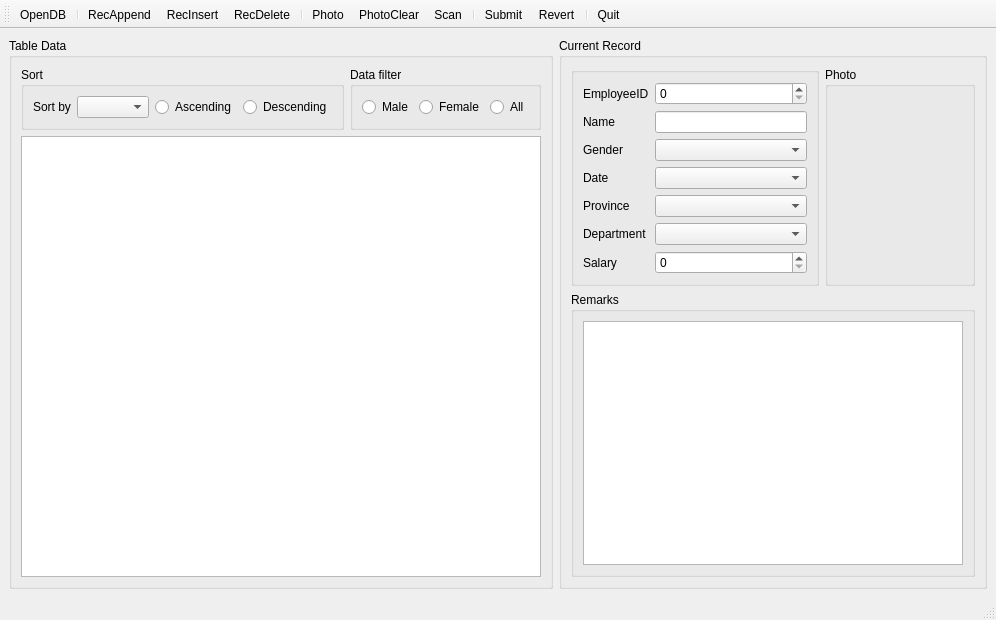
<?xml version="1.0" encoding="UTF-8"?>
<ui version="4.0">
 <class>MainWindow</class>
 <widget class="QMainWindow" name="MainWindow">
  <property name="geometry">
   <rect>
    <x>0</x>
    <y>0</y>
    <width>996</width>
    <height>620</height>
   </rect>
  </property>
  <property name="windowTitle">
   <string>MainWindow</string>
  </property>
  <widget class="QWidget" name="centralwidget">
   <layout class="QHBoxLayout" name="horizontalLayout_3">
    <item>
     <widget class="QGroupBox" name="groupBox">
      <property name="title">
       <string>Table Data</string>
      </property>
      <layout class="QGridLayout" name="gridLayout">
       <item row="0" column="0">
        <widget class="QGroupBox" name="groupBox_3">
         <property name="title">
          <string>Sort</string>
         </property>
         <layout class="QHBoxLayout" name="horizontalLayout">
          <item>
           <widget class="QLabel" name="labelSortField">
            <property name="text">
             <string>Sort by</string>
            </property>
           </widget>
          </item>
          <item>
           <widget class="QComboBox" name="comboBoxSortField"/>
          </item>
          <item>
           <widget class="QRadioButton" name="radioButtonASC">
            <property name="text">
             <string>Ascending</string>
            </property>
           </widget>
          </item>
          <item>
           <widget class="QRadioButton" name="radioButtonDESC">
            <property name="text">
             <string>Descending</string>
            </property>
           </widget>
          </item>
         </layout>
        </widget>
       </item>
       <item row="0" column="1">
        <widget class="QGroupBox" name="groupBox_4">
         <property name="title">
          <string>Data filter</string>
         </property>
         <layout class="QHBoxLayout" name="horizontalLayout_2">
          <item>
           <widget class="QRadioButton" name="radioButtonGenderMale">
            <property name="text">
             <string>Male</string>
            </property>
           </widget>
          </item>
          <item>
           <widget class="QRadioButton" name="radioButtonGenderFemale">
            <property name="text">
             <string>Female</string>
            </property>
           </widget>
          </item>
          <item>
           <widget class="QRadioButton" name="radioButtonGenderAll">
            <property name="text">
             <string>All</string>
            </property>
           </widget>
          </item>
         </layout>
        </widget>
       </item>
       <item row="1" column="0" colspan="2">
        <widget class="QTableView" name="tableView"/>
       </item>
      </layout>
     </widget>
    </item>
    <item>
     <widget class="QGroupBox" name="groupBox_2">
      <property name="title">
       <string>Current Record</string>
      </property>
      <layout class="QGridLayout" name="gridLayout_5">
       <item row="1" column="0" colspan="2">
        <widget class="QGroupBox" name="groupBox_7">
         <property name="title">
          <string>Remarks</string>
         </property>
         <layout class="QGridLayout" name="gridLayout_4">
          <item row="0" column="0">
           <widget class="QPlainTextEdit" name="plainTextEdit"/>
          </item>
         </layout>
        </widget>
       </item>
       <item row="0" column="1">
        <widget class="QGroupBox" name="groupBox_6">
         <property name="minimumSize">
          <size>
           <width>150</width>
           <height>100</height>
          </size>
         </property>
         <property name="title">
          <string>Photo</string>
         </property>
         <layout class="QGridLayout" name="gridLayout_3">
          <item row="0" column="0">
           <widget class="QLabel" name="labelPhoto">
            <property name="enabled">
             <bool>true</bool>
            </property>
            <property name="text">
             <string/>
            </property>
           </widget>
          </item>
         </layout>
        </widget>
       </item>
       <item row="0" column="0">
        <widget class="QGroupBox" name="groupBox_5">
         <property name="maximumSize">
          <size>
           <width>400</width>
           <height>400</height>
          </size>
         </property>
         <property name="title">
          <string/>
         </property>
         <layout class="QGridLayout" name="gridLayout_2">
          <item row="2" column="0">
           <widget class="QLabel" name="label_2">
            <property name="text">
             <string>Name</string>
            </property>
           </widget>
          </item>
          <item row="6" column="1">
           <widget class="QComboBox" name="comboBox_4"/>
          </item>
          <item row="5" column="1">
           <widget class="QComboBox" name="comboBox_3"/>
          </item>
          <item row="6" column="0">
           <widget class="QLabel" name="label_6">
            <property name="text">
             <string>Department</string>
            </property>
           </widget>
          </item>
          <item row="2" column="1">
           <widget class="QLineEdit" name="lineEdit"/>
          </item>
          <item row="4" column="0">
           <widget class="QLabel" name="label_4">
            <property name="text">
             <string>Date</string>
            </property>
           </widget>
          </item>
          <item row="4" column="1">
           <widget class="QComboBox" name="comboBox_2"/>
          </item>
          <item row="7" column="0">
           <widget class="QLabel" name="label_7">
            <property name="text">
             <string>Salary</string>
            </property>
           </widget>
          </item>
          <item row="3" column="1">
           <widget class="QComboBox" name="comboBox"/>
          </item>
          <item row="3" column="0">
           <widget class="QLabel" name="label_3">
            <property name="text">
             <string>Gender</string>
            </property>
           </widget>
          </item>
          <item row="5" column="0">
           <widget class="QLabel" name="label_5">
            <property name="text">
             <string>Province</string>
            </property>
           </widget>
          </item>
          <item row="7" column="1">
           <widget class="QSpinBox" name="spinBox_2"/>
          </item>
          <item row="1" column="1">
           <widget class="QSpinBox" name="spinBox"/>
          </item>
          <item row="1" column="0">
           <widget class="QLabel" name="label">
            <property name="text">
             <string>EmployeeID</string>
            </property>
           </widget>
          </item>
         </layout>
        </widget>
       </item>
      </layout>
     </widget>
    </item>
   </layout>
  </widget>
  <widget class="QStatusBar" name="statusbar"/>
  <widget class="QToolBar" name="toolBar">
   <property name="windowTitle">
    <string>toolBar</string>
   </property>
   <attribute name="toolBarArea">
    <enum>TopToolBarArea</enum>
   </attribute>
   <attribute name="toolBarBreak">
    <bool>false</bool>
   </attribute>
   <addaction name="actionOpenDB"/>
   <addaction name="separator"/>
   <addaction name="actionRecAppend"/>
   <addaction name="actionRecInsert"/>
   <addaction name="actionRecDelete"/>
   <addaction name="separator"/>
   <addaction name="actionPhoto"/>
   <addaction name="actionPhotoClear"/>
   <addaction name="actionScan"/>
   <addaction name="separator"/>
   <addaction name="actionSubmit"/>
   <addaction name="actionRevert"/>
   <addaction name="separator"/>
   <addaction name="actionQuit"/>
  </widget>
  <action name="actionOpenDB">
   <property name="text">
    <string>OpenDB</string>
   </property>
   <property name="toolTip">
    <string>open database</string>
   </property>
   <property name="menuRole">
    <enum>QAction::MenuRole::NoRole</enum>
   </property>
  </action>
  <action name="actionQuit">
   <property name="text">
    <string>Quit</string>
   </property>
   <property name="toolTip">
    <string>exit</string>
   </property>
   <property name="menuRole">
    <enum>QAction::MenuRole::NoRole</enum>
   </property>
  </action>
  <action name="actionRecAppend">
   <property name="text">
    <string>RecAppend</string>
   </property>
   <property name="toolTip">
    <string>append record</string>
   </property>
   <property name="menuRole">
    <enum>QAction::MenuRole::NoRole</enum>
   </property>
  </action>
  <action name="actionRecInsert">
   <property name="text">
    <string>RecInsert</string>
   </property>
   <property name="toolTip">
    <string>insert record</string>
   </property>
   <property name="menuRole">
    <enum>QAction::MenuRole::NoRole</enum>
   </property>
  </action>
  <action name="actionSubmit">
   <property name="text">
    <string>Submit</string>
   </property>
   <property name="toolTip">
    <string>save</string>
   </property>
   <property name="menuRole">
    <enum>QAction::MenuRole::NoRole</enum>
   </property>
  </action>
  <action name="actionRevert">
   <property name="text">
    <string>Revert</string>
   </property>
   <property name="toolTip">
    <string>cancel changes</string>
   </property>
   <property name="menuRole">
    <enum>QAction::MenuRole::NoRole</enum>
   </property>
  </action>
  <action name="actionRecDelete">
   <property name="text">
    <string>RecDelete</string>
   </property>
   <property name="toolTip">
    <string>delete record</string>
   </property>
   <property name="menuRole">
    <enum>QAction::MenuRole::NoRole</enum>
   </property>
  </action>
  <action name="actionPhoto">
   <property name="text">
    <string>Photo</string>
   </property>
   <property name="toolTip">
    <string>set the photo</string>
   </property>
   <property name="menuRole">
    <enum>QAction::MenuRole::NoRole</enum>
   </property>
  </action>
  <action name="actionPhotoClear">
   <property name="text">
    <string>PhotoClear</string>
   </property>
   <property name="menuRole">
    <enum>QAction::MenuRole::NoRole</enum>
   </property>
  </action>
  <action name="actionScan">
   <property name="text">
    <string>Scan</string>
   </property>
   <property name="toolTip">
    <string>pay rise</string>
   </property>
   <property name="menuRole">
    <enum>QAction::MenuRole::NoRole</enum>
   </property>
  </action>
 </widget>
 <resources/>
 <connections/>
</ui>
